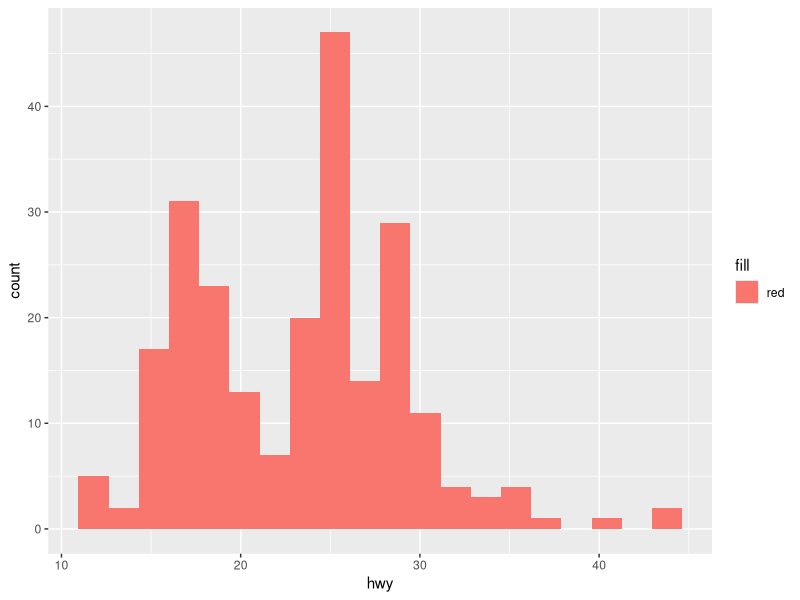
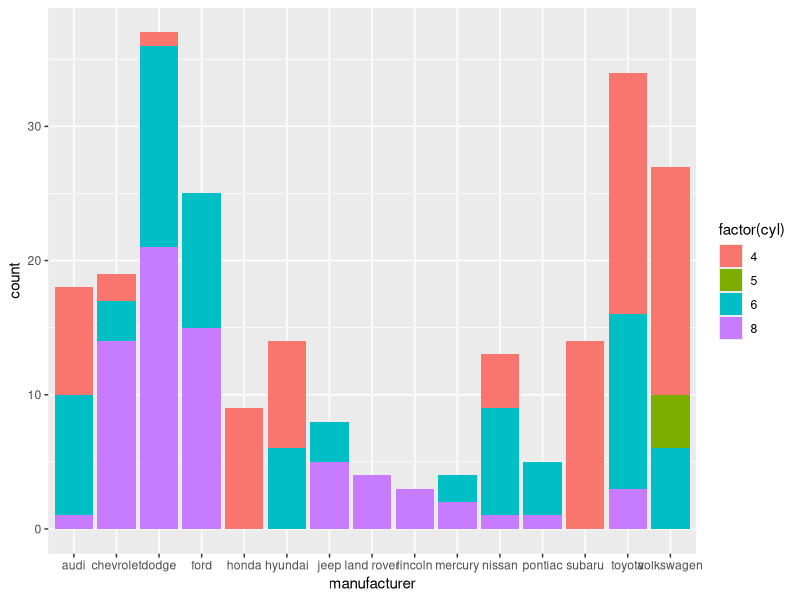
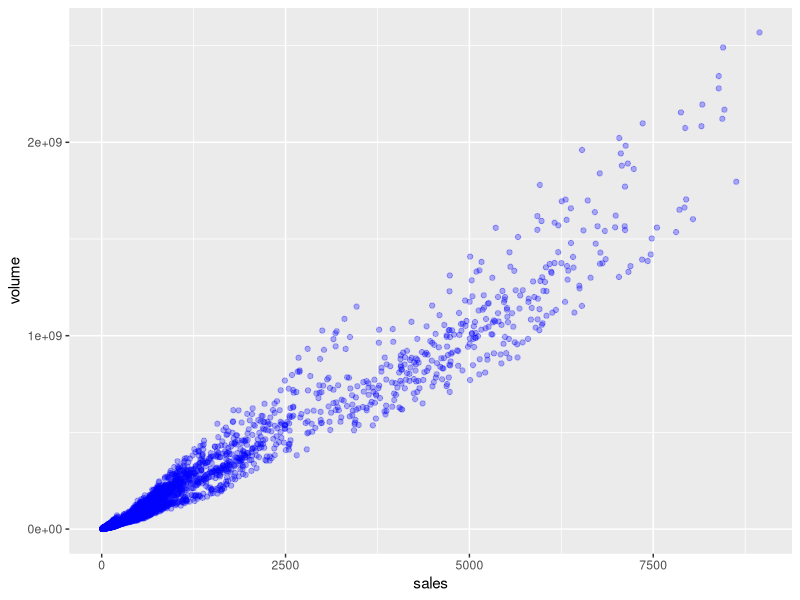
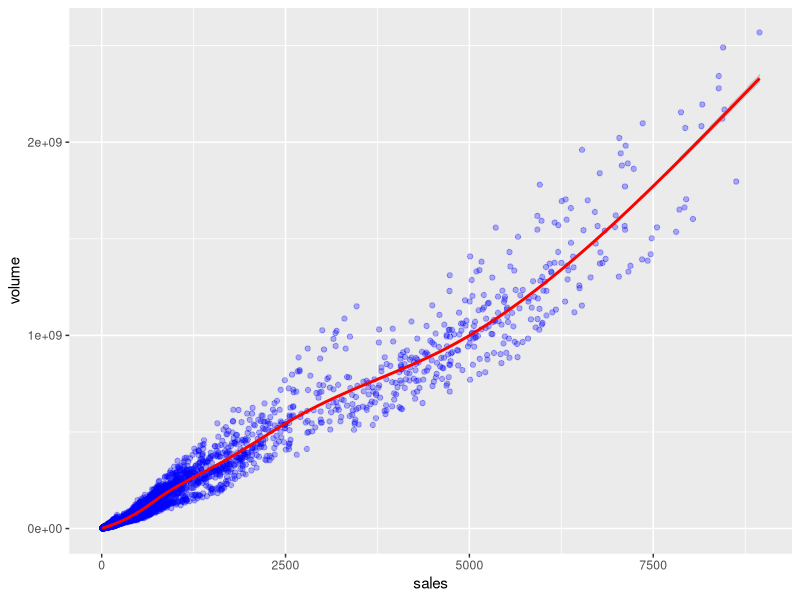

Generate these figures, in order, with R:
library(ggplot2)
library(ggthemes)

# Histogram of hwy mpg values:
print(head(mpg))
pl <- ggplot(mpg, aes(x=hwy)) + geom_histogram(aes(fill= 'red'), bins = 20)
print(pl)

# Barplot of car counts per manufacturer with color fill defined by cyl count
pl2 <- ggplot(mpg, aes(x= manufacturer)) + geom_bar(aes( fill=factor(cyl)))
print(pl2)

# Switch now to use the txhousing dataset that comes with ggplot2
tx <- txhousing
# Create a scatterplot of volume versus sales. Afterwards play 
# around with alpha and color arguments to clarify information.

p3 <-ggplot(tx, aes(x=sales, y=volume)) + geom_point(alpha=0.3, color ="blue")
print(p3)

# Add a smooth fit line to the scatterplot from above. 
# Hint: You may need to look up geom_smooth()
p4 <-ggplot(tx, aes(x=sales, y=volume)) + geom_point(alpha=0.3, color ="blue")+geom_smooth(color='red')
print(p4)